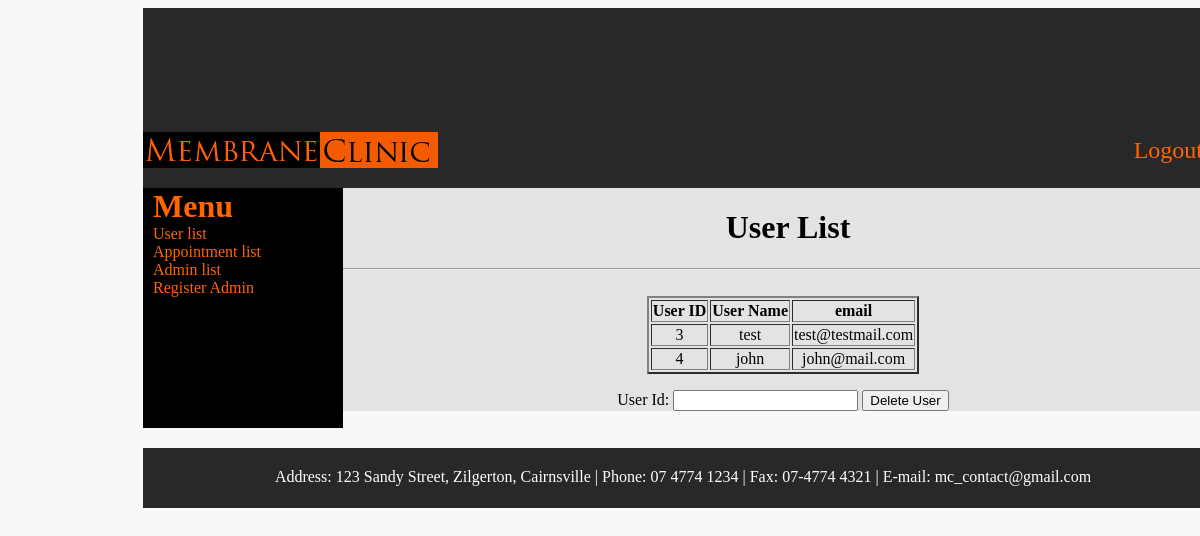
Page /userlist.php on the committed database.
### tables this page shows
CREATE TABLE IF NOT EXISTS `members` (
  `id` int(11) NOT NULL AUTO_INCREMENT,
  `username` varchar(30) NOT NULL,
  `email` varchar(50) NOT NULL,
  `password` char(128) NOT NULL,
  `salt` char(128) NOT NULL,
  PRIMARY KEY (`id`)
);

### userlist.php (the view, shortened to what this page needs)
<!DOCTYPE html PUBLIC "-//W3C//DTD XHTML 1.0 Transitional//EN" "http://www.w3.org/TR/xhtml1/DTD/xhtml1-transitional.dtd">
<html xmlns="http://www.w3.org/1999/xhtml">
<head>
<link href="adminStyle.css" rel="stylesheet" type="text/css" />
</head>
<body>
    <div id="wrapper">
    	<div id="header">
        	<div id="logo">
            	<img src="images/logo.png" usemap="#Map" border="0" />
            </div>
            <div id="membership">
            	<span><p><a href="admin_logout.php">Logout</a></p></span>
            </div>
    	</div>
    	<div id="sidebar">
        	<h1>Menu</h1>
            <p>
            	<a href="userlist.php">User list</a> <br />
                <a href="appointmentlist.php">Appointment list</a> <br />
                <a href="adminlist.php">Admin list</a><br />
                <a href="adminregister.php">Register Admin</a>
            </p>
        </div>
        <div id="content" style="text-align:center;">
        	<h1>User List</h1>
            <hr/><br/>
                <?php
                    $con=mysqli_connect("localhost", "root", "","membrane");
                    $result = mysqli_query($con,"SELECT * FROM members");
                   echo "<table border='2' align='center'>
					<tr>
                    <th>User ID</th>
                    <th>User Name</th>
                    <th>email</th>
                    </tr>";
                    while($row = mysqli_fetch_array($result))
					{
                      echo "<tr>";
                      echo "<td>" . $row['id'] ."</td>";
                      echo "<td>" . $row['username'] ."</td>";
                      echo "<td>" . $row['email'] ."</td>";
                      echo "</tr>";
                    }
                    echo "</table>";
    			?>
                <form name="input" action="deleteUser.php" method="get">
                User Id: <input type="number" name="idUserDel">
            	<input type="submit" value="Delete User">
            	</form>
        </div>
        <div id="footer">
        	<span>
            	<p>
            		Address: 123 Sandy Street, Zilgerton, Cairnsville | Phone: 07 4774 1234 | Fax: 07-4774 4321 | E-mail: mc_contact@gmail.com
            	</p>
            </span>
        </div>
	</div>
</body>
</html>

### adminStyle.css (style rules this page uses)
body { background-image:url(images/body_bg.png); background-attachment:fixed; }
#wrapper { width:1080px; height:100%; margin: 0 135px 0; }
#header { width:1080px; height:180px; background-image:url(images/header_bg.png); }
#logo { width:300px; height:180px; float:left; }
#membership { float:right; width:300px; height:180px; position: relative; }
#membership span { position: absolute; bottom: 0; right: 0; margin-right:20px; }
#membership p { font-family:Gautami; font-size:24px; color:#F60; }
#membership a { color:#F60; text-decoration:none; }
#sidebar { width:200px; height:240px; float:left; background-image:url(images/sidebar_bg.png); }
#sidebar h1 { margin:0px 0px 0px 10px; font-family:Gautami; color:#F60; }
#sidebar p { margin:0px 0px 0px 10px; font-family:Gautami; color:#F60; }
#sidebar a { font-family:Gautami; color:#F60; text-decoration:none; }
#content { width:880px; background-image:url(images/content_bg.png); background-size:880px 100%; background-repeat:no-repeat; float:left; }
#content h1 { font-family:Cambria; margin-left:10px; }
#footer { background-image:url(images/header_bg.png); margin-top:20px; width:1080px; height:60px; float:left; }
#footer p { color:#FFF; text-align:center; margin-top:20px; }

### rows in the picture
members: id "3", username "test", email "test@testmail.com"
members: id "4", username "john", email "john@mail.com"
